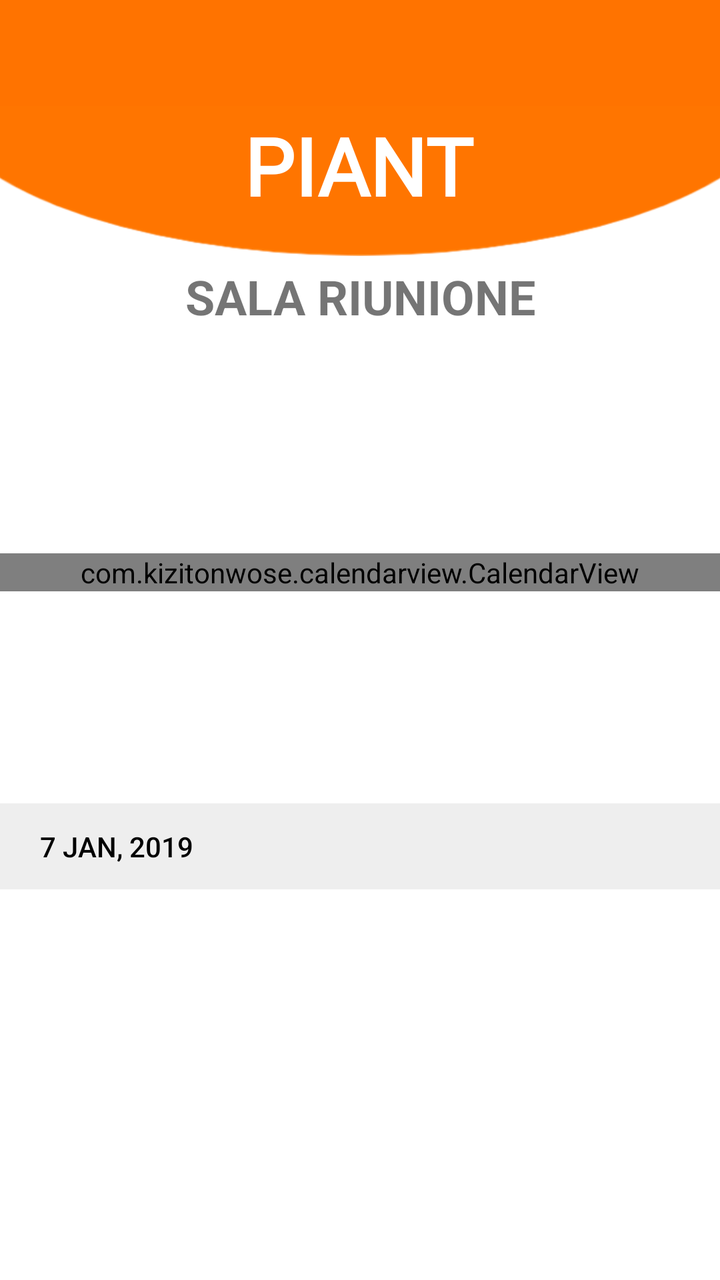
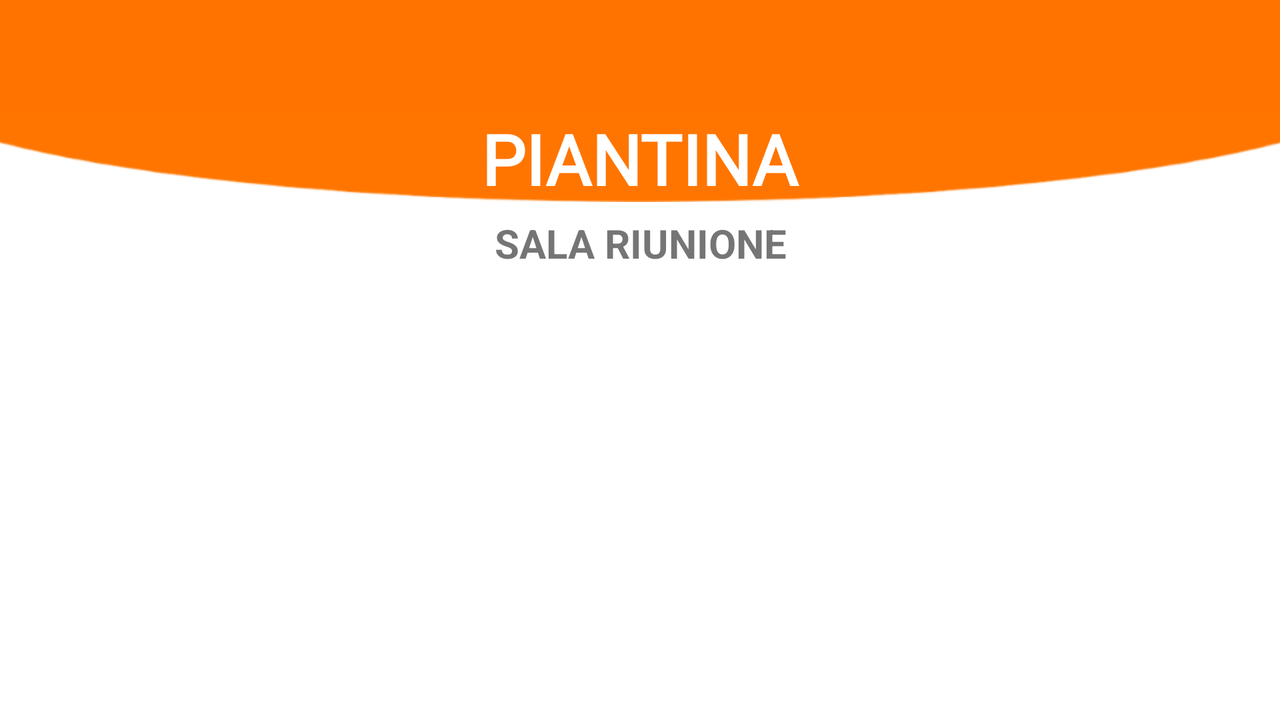

The same Android screen from two of the app's own layout files: first res/layout/ as a phone draws it, then the repository's variant for another configuration, drawn on a device whose configuration selects that folder. Both files follow.
<!-- AndroidManifest.xml: application theme AppTheme -->
<!-- res/layout/activity_sala_riunioni.xml -->
<?xml version="1.0" encoding="utf-8"?>
<androidx.constraintlayout.widget.ConstraintLayout xmlns:android="http://schemas.android.com/apk/res/android"
    android:layout_width="match_parent"
    android:layout_height="match_parent"
    xmlns:tools="http://schemas.android.com/tools"
    xmlns:app="http://schemas.android.com/apk/res-auto"
    android:orientation="vertical"
    android:visibility="visible"
    tools:context=".SalaRiunioniActivity">

    <include
        android:id="@+id/toolbar_orange"
        layout="@layout/toolbar_orange" />

    <ImageView
        android:id="@+id/ellissi_arancione"
        android:layout_width="430dp"
        android:layout_height="131dp"
        android:layout_marginTop="25dp"
        app:layout_constraintEnd_toEndOf="parent"
        app:layout_constraintStart_toStartOf="parent"
        app:layout_constraintTop_toTopOf="parent"
        app:srcCompat="@drawable/semelissi_arancione" />

    <TextView
        android:id="@+id/text_secondo_piano"
        android:layout_width="206dp"
        android:layout_height="47dp"
        android:layout_marginTop="24dp"
        android:gravity="center_horizontal"
        android:text="@string/title_sala_riunione"
        android:textAllCaps="true"
        android:textSize="24sp"
        android:textStyle="bold"
        app:layout_constraintEnd_toEndOf="parent"
        app:layout_constraintStart_toStartOf="parent"
        app:layout_constraintTop_toBottomOf="@+id/text_piantina" />

    <TextView
        android:id="@+id/text_piantina"
        android:layout_width="118dp"
        android:layout_height="52dp"
        android:gravity="center_horizontal"
        android:text="@string/title_piantina"
        android:textColor="@color/colorPrimary"
        android:textSize="40sp"
        android:textStyle="bold"
        app:fontFamily="@font/amatic_sc"
        app:layout_constraintBottom_toTopOf="@+id/text_secondo_piano"
        app:layout_constraintEnd_toEndOf="parent"
        app:layout_constraintHorizontal_bias="0.497"
        app:layout_constraintStart_toStartOf="parent"
        app:layout_constraintTop_toBottomOf="@+id/toolbar_orange" />

   <com.kizitonwose.calendarview.CalendarView
        android:id="@+id/calendarView"
        android:layout_width="match_parent"
        android:layout_height="wrap_content"
        app:cv_dayViewResource="@layout/calendar_day_layout"
        app:cv_monthHeaderResource="@layout/calendar_header"
        app:cv_orientation="horizontal"
        app:cv_scrollMode="paged"
        app:layout_constraintBottom_toTopOf="@+id/selectedDateText"
        app:layout_constraintTop_toBottomOf="@+id/text_secondo_piano" />

    <TextView
        android:id="@+id/selectedDateText"
        android:layout_width="match_parent"
        android:layout_height="wrap_content"
        android:layout_marginTop="8dp"
        android:background="#EEEEEE"
        android:fontFamily="sans-serif-medium"
        android:paddingStart="20dp"
        android:paddingTop="12dp"
        android:paddingEnd="20dp"
        android:paddingBottom="12dp"
        android:textAllCaps="true"
        android:textColor="@color/colorPrimaryDark"
        android:textSize="14sp"
        tools:text="7 Jan, 2019"
        app:layout_constraintBottom_toTopOf="@id/eventsRv"
        app:layout_constraintTop_toBottomOf="@+id/calendarView" />

    <androidx.recyclerview.widget.RecyclerView
        android:id="@+id/eventsRv"
        android:layout_width="match_parent"
        android:layout_height="wrap_content"
        android:nestedScrollingEnabled="false"
        app:layout_constraintBottom_toBottomOf="parent"
        app:layout_constraintTop_toBottomOf="@+id/selectedDateText"/>

</androidx.constraintlayout.widget.ConstraintLayout>
<!-- res/layout/toolbar_orange.xml (included above) -->
<?xml version="1.0" encoding="utf-8"?>
<androidx.appcompat.widget.Toolbar xmlns:android="http://schemas.android.com/apk/res/android"
    xmlns:app="http://schemas.android.com/apk/res-auto"
    xmlns:tools="http://schemas.android.com/tools"

    android:id="@+id/toolbar"
    android:layout_width="match_parent"
    android:layout_height="wrap_content"
    android:background="@color/colorBase1"

    app:layout_constraintEnd_toEndOf="parent"
    app:layout_constraintHorizontal_bias="0.0"
    app:layout_constraintStart_toStartOf="parent"
    app:layout_constraintTop_toTopOf="parent"
    app:titleTextColor="@color/colorPrimary" />
<!-- res/layout/calendar_day_layout.xml (included above) -->
<?xml version="1.0" encoding="utf-8"?>
<FrameLayout xmlns:android="http://schemas.android.com/apk/res/android"
    xmlns:tools="http://schemas.android.com/tools"
    android:layout_width="match_parent"
    android:layout_height="match_parent"
    android:layout_margin="2dp">

    <TextView
        android:id="@+id/calendarDayText"
        android:layout_width="match_parent"
        android:layout_height="match_parent"
        android:gravity="center"
        android:textSize="16sp"
        tools:text="22" />

    <View
        android:id="@+id/DotView"
        android:layout_width="4.5dp"
        android:layout_height="4.5dp"
        android:layout_marginBottom="10dp"
        android:layout_gravity="bottom|center_horizontal"
        android:background="@drawable/today_bg" />

</FrameLayout>
<!-- res/layout/calendar_header.xml (included above) -->
<?xml version="1.0" encoding="utf-8"?>
<TextView xmlns:android="http://schemas.android.com/apk/res/android"
    xmlns:tools="http://schemas.android.com/tools"
    android:id="@+id/calendarHeaderText"
    android:layout_width="match_parent"
    android:layout_height="wrap_content"
    android:gravity="start"
    android:paddingStart="16dp"
    android:paddingTop="10dp"
    android:paddingEnd="16dp"
    android:paddingBottom="10dp"
    android:textColor="@color/colorSecondaryDark"
    android:textSize="26sp"
    tools:text="October 2019" />
<!-- resources referenced by this layout -->
<resources>
  <color name="colorBase1">#FF7300</color>
  <color name="colorPrimary">#FFFFFF</color>
  <color name="colorPrimaryDark">#000000</color>
  <color name="colorSecondaryDark">#C3C3C3</color>
  <!-- drawable semelissi_arancione: png bitmap (drawable, 8326 bytes) -->
  <!-- drawable today_bg (drawable) -->
  <?xml version="1.0" encoding="utf-8"?>
  <shape xmlns:android="http://schemas.android.com/apk/res/android"
      android:shape="oval">
  
      <solid android:color="@color/colorBase2" />
  </shape>
  <string name="title_piantina">PIANTINA</string>
  <string name="title_sala_riunione">SALA RIUNIONE</string>
  <style name="AppTheme" parent="Theme.MaterialComponents.Light.NoActionBar">
          
          <item name="colorPrimary">@color/colorPrimary</item>
          <item name="colorPrimaryDark">@color/colorPrimaryDark</item>
      </style>
  <color name="colorBase2">#00A9BE</color>
</resources>
<!-- res/layout-land/activity_sala_riunioni.xml (the repository's variant of the layout above) -->
<!-- drawn on the phone turned sideways -->
<?xml version="1.0" encoding="utf-8"?>
<androidx.constraintlayout.widget.ConstraintLayout xmlns:android="http://schemas.android.com/apk/res/android"
    android:layout_width="match_parent"
    android:layout_height="match_parent"
    xmlns:tools="http://schemas.android.com/tools"
    xmlns:app="http://schemas.android.com/apk/res-auto"
    android:orientation="vertical"
    android:visibility="visible"
    tools:context=".SalaRiunioniActivity">

    <ImageView
        android:id="@+id/ellissi_arancione"
        android:layout_width="799dp"
        android:layout_height="57dp"
        app:layout_constraintBottom_toBottomOf="parent"
        app:layout_constraintEnd_toEndOf="parent"
        app:layout_constraintStart_toStartOf="parent"
        app:layout_constraintTop_toTopOf="parent"
        app:layout_constraintVertical_bias="0.145"
        app:srcCompat="@drawable/semelissi_arancione_land" />

    <include
        android:id="@+id/toolbar_orange"
        layout="@layout/toolbar_orange" />

    <TextView
        android:id="@+id/text_secondo_piano"
        android:layout_width="206dp"
        android:layout_height="47dp"
        android:gravity="center_horizontal"
        android:text="@string/title_sala_riunione"
        android:textAllCaps="true"
        android:textSize="20sp"
        android:textStyle="bold"
        app:layout_constraintEnd_toEndOf="parent"
        app:layout_constraintStart_toStartOf="parent"
        app:layout_constraintTop_toBottomOf="@+id/text_piantina" />

    <TextView
        android:id="@+id/text_piantina"
        android:layout_width="218dp"
        android:layout_height="52dp"
        android:layout_marginBottom="8dp"
        android:gravity="center_horizontal"
        android:text="@string/title_piantina"
        android:textColor="@color/colorPrimary"
        android:textSize="35sp"
        android:textStyle="bold"
        app:fontFamily="@font/montserrat"
        app:layout_constraintBottom_toTopOf="@+id/text_secondo_piano"
        app:layout_constraintEnd_toEndOf="parent"
        app:layout_constraintHorizontal_bias="0.499"
        app:layout_constraintStart_toStartOf="parent"
        app:layout_constraintTop_toBottomOf="@+id/toolbar_orange" />

    

</androidx.constraintlayout.widget.ConstraintLayout>
<!-- resources referenced by the variant -->
<!-- as the phone turned sideways resolves them -->
<resources>
  <color name="colorBase1">#FF7300</color>
  <color name="colorPrimary">#FFFFFF</color>
  <!-- drawable semelissi_arancione_land: png bitmap (drawable, 11579 bytes) -->
  <string name="title_piantina">PIANTINA</string>
  <string name="title_sala_riunione">SALA RIUNIONE</string>
  <style name="AppTheme" parent="Theme.MaterialComponents.Light.NoActionBar">
          
          <item name="colorPrimary">@color/colorPrimary</item>
          <item name="colorPrimaryDark">@color/colorPrimaryDark</item>
      </style>
  <color name="colorPrimaryDark">#000000</color>
</resources>
